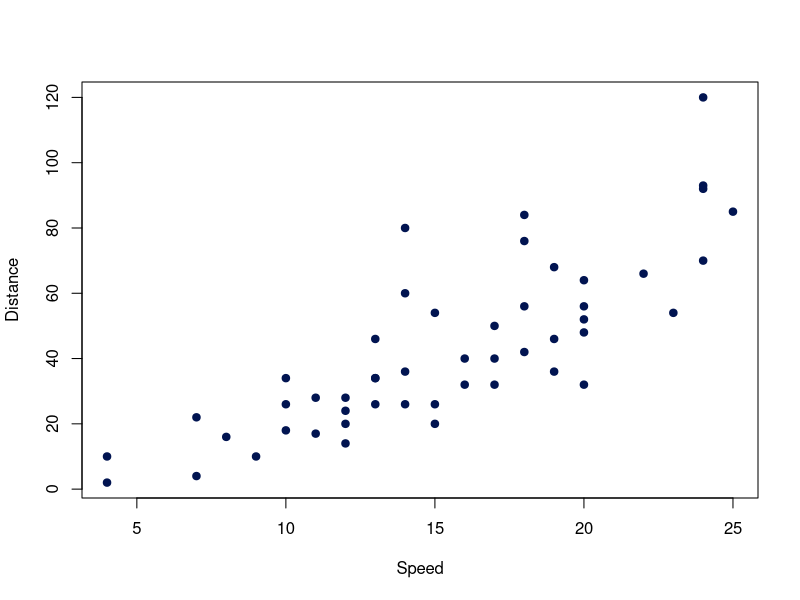

Reproduce this figure in R.
## ---- chunk 1
#| echo: false
#| fig-height: 4
plot(cars, col = "#011451", pch = 19,
     xlab = "Speed", ylab = "Distance")
